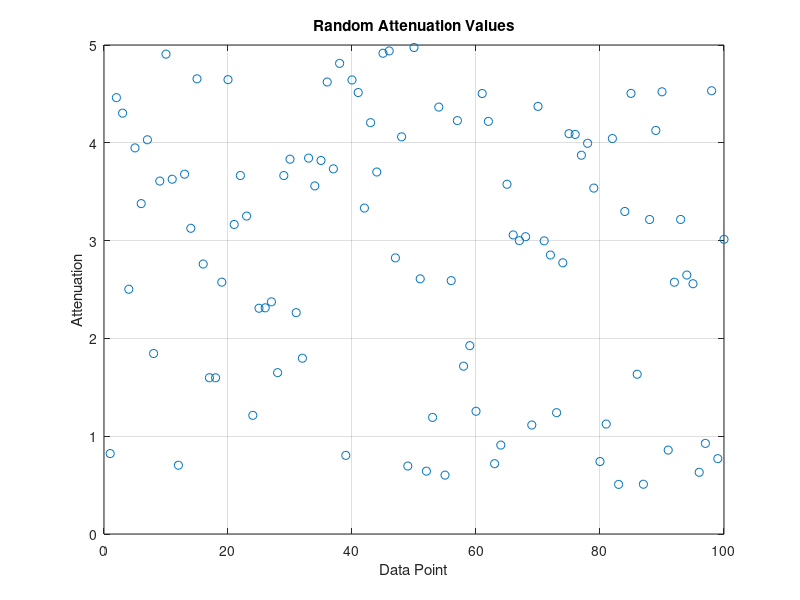

The MATLAB source for this figure:
% Generate random attenuation values
num_points = 100; % Number of data points
attenuation_min = 0.5; % Minimum attenuation value
attenuation_max = 5; % Maximum attenuation value

attenuation = attenuation_min + (attenuation_max - attenuation_min) * rand(1, num_points);

% Create a plot
figure;
plot(attenuation, 'o');
title('Random Attenuation Values');
xlabel('Data Point');
ylabel('Attenuation');
grid on;

% Display the plot
disp('Random Attenuation Values:');
disp(attenuation);
